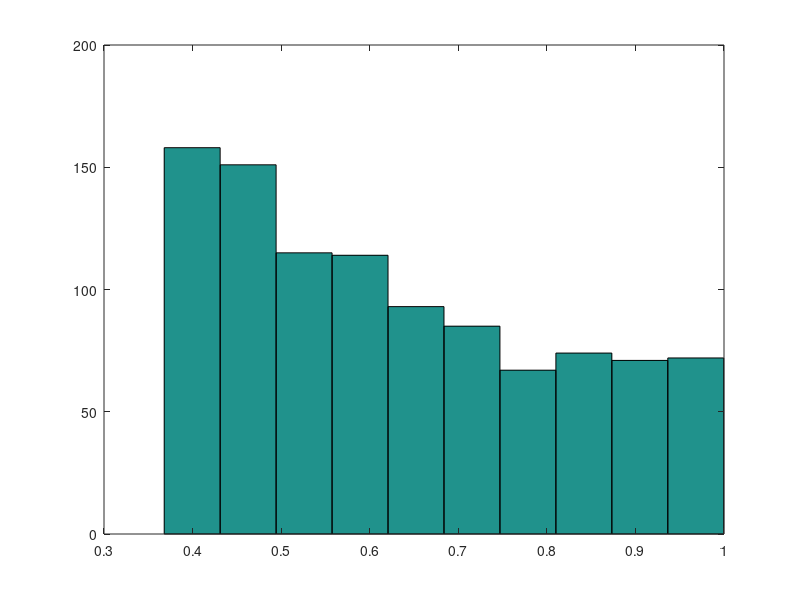

This chart was generated by the following MATLAB code:
%   3.2.a
%       Mean = 1/lambda
%       variance = 1/lambda^2

%   3.2.b
% Fy(y) = 1- exp((-y)/lam)

N = 1000; 
y = rand(1,N);
lam = 1;

pdf = lam*exp(-lam*y);

samp_mean_pdf = sum(pdf)/N
sam_var_pdf = sum((pdf-samp_mean_pdf).^2)/(N-1)

hist(pdf);



